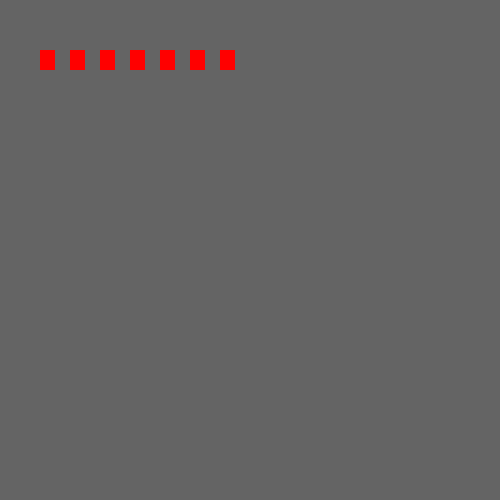
Frame 1 (no input)
Frame 60 (no input): identical to frame 1, image omitted
Frame 120 (the mouse pressed at the canvas centre since frame 60): identical to frame 1, image omitted

The p5.js sketch that drew this single still picture (run headless with seeded random() and noise() and a simulated clock; from frame 60 on, the mouse is pressed at the canvas centre):

// p5.js sketch
// ── sketch.js
let var1; //Declaring
var1 = 12; //assigning
let var2 = 20; //Declaring & assigning


//function with params & loop
function myFunction(param){
    for (let i = 0; i < param; i++) {
        console.log("params");
    }
}

//function without params & loop
function myOtherFunction(){
    
}


//calling variables
myFunction(4);
myOtherFunction();

let space = 30;

let xOffset = 40;
let yOffset = 50;

let numSquares = 7;
let squareHeight = 20;
let squareWidth = 15;
 
function setup(){
    createCanvas(500,500);
    background(100);
}

function draw(){
    drawBoxes();
}


// ── drawBoxes.js
function drawBoxes(){
    fill(255,0,0);
    noStroke();
    for (let i = 0; i < numSquares; i++) {
        rect(i*space + xOffset,yOffset,squareWidth,squareHeight);
        
    }
}
